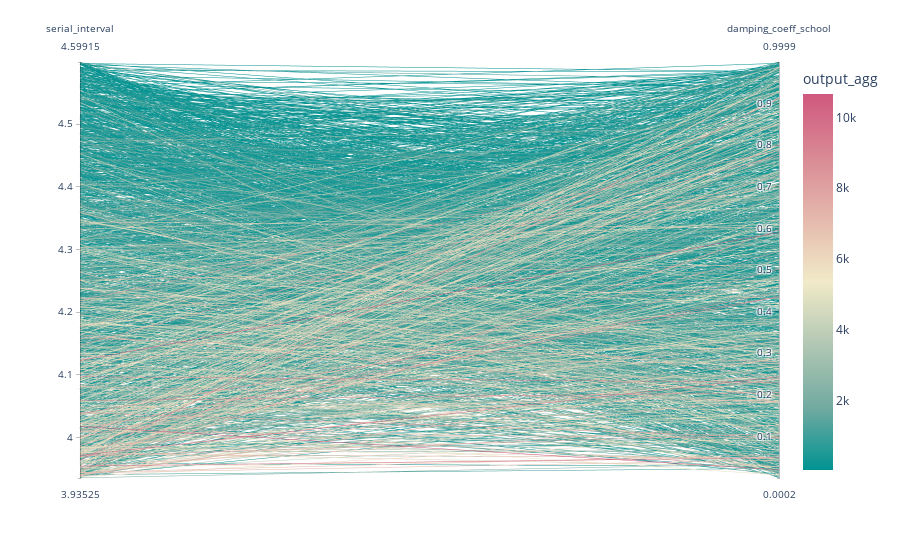

The cell this chart's notebook holds for it:
### Code cell
fig = px.parallel_coordinates(df, color="output_agg",
                              dimensions = ['serial_interval', 'damping_coeff_school'],
                             color_continuous_scale = px.colors.diverging.Tealrose)
fig.show()

### Figure 1 — Plotly figure (JSON) as saved in the notebook; plotly's stock layout.template omitted (floating-point values rounded to 4 significant figures; data arrays with more than 128 entries replaced by an {"elided": "..."} marker saying what was removed)
{"data": [{"dimensions": [{"label": "serial_interval", "values": {"elided": "2000 float values"}}, {"label": "damping_coeff_school", "values": {"elided": "2000 float values"}}], "domain": {"x": [0, 1], "y": [0, 1]}, "line": {"color": {"elided": "2000 float values"}, "coloraxis": "coloraxis"}, "name": "", "type": "parcoords"}], "layout": {"coloraxis": {"colorbar": {"title": {"text": "output_agg"}}, "colorscale": [[0, "rgb(0, 147, 146)"], [0.1667, "rgb(114, 170, 161)"], [0.3333, "rgb(177, 199, 179)"], [0.5, "rgb(241, 234, 200)"], [0.6667, "rgb(229, 185, 173)"], [0.8333, "rgb(217, 137, 148)"], [1, "rgb(208, 88, 126)"]]}, "legend": {"tracegroupgap": 0}, "margin": {"t": 60}}}
